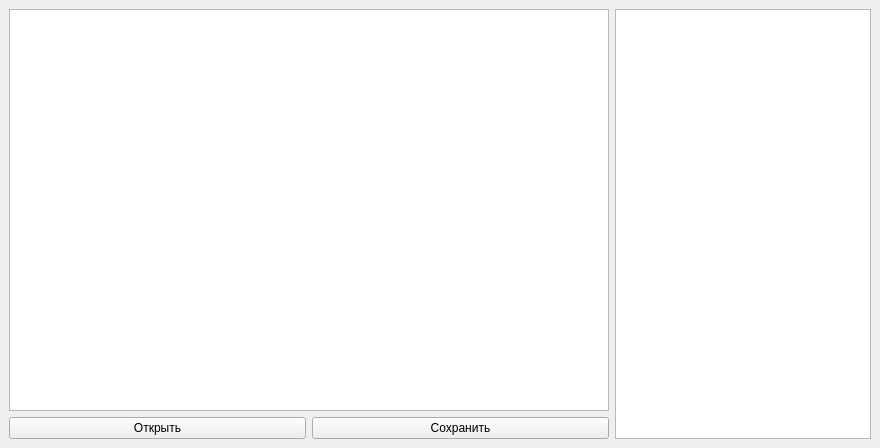
<?xml version="1.0" encoding="UTF-8"?>
<ui version="4.0">
 <class>FootholdCity</class>
 <widget class="QMainWindow" name="FootholdCity">
  <property name="geometry">
   <rect>
    <x>0</x>
    <y>0</y>
    <width>880</width>
    <height>448</height>
   </rect>
  </property>
  <property name="windowTitle">
   <string>Опорный город</string>
  </property>
  <widget class="QWidget" name="centralwidget">
   <layout class="QGridLayout" name="gridLayout">
    <item row="0" column="0" colspan="2">
     <widget class="QGraphicsViewDataVisualization" name="graphicsView">
      <property name="minimumSize">
       <size>
        <width>600</width>
        <height>400</height>
       </size>
      </property>
     </widget>
    </item>
    <item row="1" column="1">
     <widget class="QPushButton" name="pushButton_save">
      <property name="text">
       <string>Сохранить</string>
      </property>
     </widget>
    </item>
    <item row="1" column="0">
     <widget class="QPushButton" name="pushButton_open">
      <property name="text">
       <string>Открыть</string>
      </property>
     </widget>
    </item>
    <item row="0" column="2" rowspan="2">
     <widget class="QListWidget" name="listWidget">
      <property name="sizePolicy">
       <sizepolicy hsizetype="Minimum" vsizetype="Preferred">
        <horstretch>0</horstretch>
        <verstretch>0</verstretch>
       </sizepolicy>
      </property>
     </widget>
    </item>
   </layout>
  </widget>
 </widget>
 <customwidgets>
  <customwidget>
   <class>QGraphicsViewDataVisualization</class>
   <extends>QGraphicsView</extends>
   <header>Foothold_city.Widgets.qgraphicsview_data_vizualization</header>
  </customwidget>
 </customwidgets>
 <resources/>
 <connections/>
</ui>
